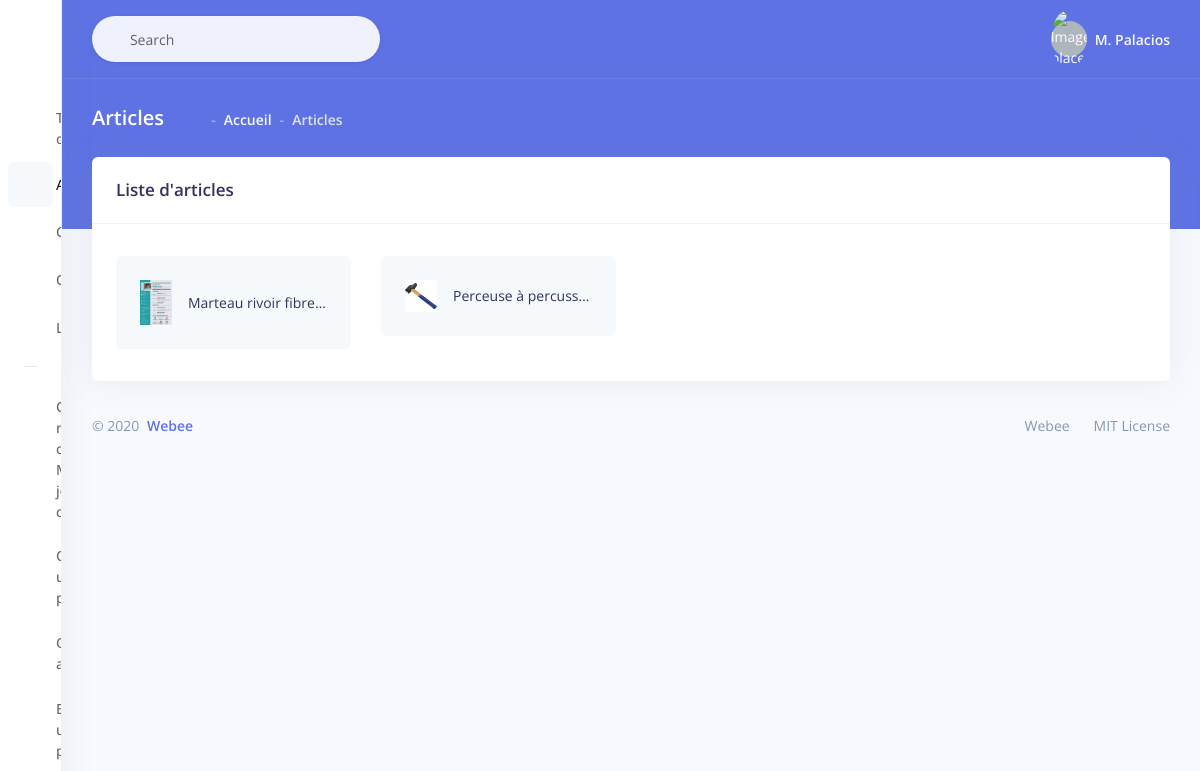
/articles/ (signed in), run on the app's committed database.
### fenouil/models.py (models this page shows, shortened)
class Item(models.Model):
    titre = models.CharField(max_length=100)
    prix = models.FloatField()
    photo = models.ImageField(null=True, blank=True)

### fenouil/views.py (the view)
# urls.py: path('articles/', views.articles, name="articles"),
def articles(request):
    if not request.user.is_authenticated:
        return render(request, 'fenouil/accueil.html')
    else:
        return render(request, 'fenouil/articles.html', {'items': items})

### templates/fenouil/articles.html (shortened to what this page needs)
{% load static %}
<!DOCTYPE html>
<html>
<head>
  <link rel="stylesheet" href="{% static 'assets/vendor/nucleo/css/nucleo.css' %}" type="text/css">
  <link rel="stylesheet" href="{% static 'assets/vendor/@fortawesome/fontawesome-free/css/all.min.css' %}" type="text/css">
  <link rel="stylesheet" href="{% static 'assets/css/argon.css' %}" type="text/css">
</head>
<body>
  <nav class="sidenav navbar navbar-vertical  fixed-left  navbar-expand-xs navbar-light bg-white" id="sidenav-main">
   <div class="scrollbar-inner">
      <div class="sidenav-header  align-items-center">
      </div>
      <div class="navbar-inner">
         <div class="collapse navbar-collapse" id="sidenav-collapse-main">
            <ul class="navbar-nav">
               <li class="nav-item">
                  <a class="nav-link" href="../">
                  <i class="ni ni-tv-2 text-primary"></i>
                  <span class="nav-link-text">Tableau de bord</span>
                  </a>
               </li>
               <li class="nav-item">
                  <a class="nav-link active" href="../articles">
                  <i class="ni ni-book-bookmark text-orange"></i>
                  <span class="nav-link-text">Articles</span>
                  </a>
               </li>
               <li class="nav-item">
                  <a class="nav-link" href="">
                  <i class="ni ni-cart text-default"></i>
                  <span class="nav-link-text">Commandes</span>
                  </a>
               </li>
               <li class="nav-item">
                  <a class="nav-link" href="../client">
                  <i class="ni ni-single-02 text-yellow"></i>
                  <span class="nav-link-text">Client</span>
                  </a>
               </li>
               <li class="nav-item">
                  <a class="nav-link" href="logout">
                  <i class="ni ni-key-25 text-info"></i>
                  <span class="nav-link-text">Logout</span>
                  </a>
               </li>
            </ul>
            <hr class="my-3">
            <ul class="navbar-nav mb-md-3">
               <li class="nav-item">
                  <a class="nav-link" href="" target="_blank">
                  <i class="ni ni-spaceship"></i>
                  <span class="nav-link-text">Cr&eacute;er un nouveau client - Mis a jour client</span>
                  </a>
               </li>
               <li class="nav-item">
                  <a class="nav-link" href="" target="_blank">
                  <i class="ni ni-palette"></i>
                  <span class="nav-link-text">Cr&eacute;er une publicit&eacute;</span>
                  </a>
               </li>
               <li class="nav-item">
                  <a class="nav-link" href="" target="_blank">
                  <i class="ni ni-ui-04"></i>
                  <span class="nav-link-text">Gestions anomalies</span>
                  </a>
               </li>
               <li class="nav-item">
                  <a class="nav-link" href="../../envoyer_publicite" target="_blank">
                  <i class="ni ni-send"></i>
                  <span class="nav-link-text">Envoyer une publicité</span>
                  </a>
               </li>
            </ul>
         </div>
      </div>
   </div>
</nav>
  <div class="main-content" id="panel">
    <nav class="navbar navbar-top navbar-expand navbar-dark bg-primary border-bottom">
      <div class="container-fluid">
        <div class="collapse navbar-collapse" id="navbarSupportedContent">
          <form class="navbar-search navbar-search-light form-inline mr-sm-3" id="navbar-search-main">
            <div class="form-group mb-0">
              <div class="input-group input-group-alternative input-group-merge">
                <div class="input-group-prepend">
                  <span class="input-group-text"><i class="fas fa-search"></i></span>
                </div>
                <input class="form-control" placeholder="Search" type="text">
              </div>
            </div>
          </form>
          <ul class="navbar-nav align-items-center  ml-auto ml-md-0 ">
            <li class="nav-item dropdown">
              <a class="nav-link pr-0" href="#" role="button" data-toggle="dropdown" aria-haspopup="true" aria-expanded="false">
                <div class="media align-items-center">
                  <span class="avatar avatar-sm rounded-circle">
                    <img alt="Image placeholder" src="{% static 'assets/img/theme/team-4.jpg' %}">
                  </span>
                  <div class="media-body  ml-2  d-none d-lg-block">
                    <span class="mb-0 text-sm  font-weight-bold">M. Palacios</span>
                  </div>
                </div>
              </a>
            </li>
          </ul>
        </div>
      </div>
    </nav>
    <div class="header bg-primary pb-6">
      <div class="container-fluid">
        <div class="header-body">
          <div class="row align-items-center py-4">
            <div class="col-lg-6 col-7">
              <h6 class="h2 text-white d-inline-block mb-0">Articles</h6>
              <nav aria-label="breadcrumb" class="d-none d-md-inline-block ml-md-4">
                <ol class="breadcrumb breadcrumb-links breadcrumb-dark">
                  <li class="breadcrumb-item"><a href="#"><i class="fas fa-home"></i></a></li>
                  <li class="breadcrumb-item"><a href="#">Accueil</a></li>
                  <li class="breadcrumb-item active" aria-current="page">Articles</li>
                </ol>
              </nav>
            </div>
          </div>
        </div>
      </div>
    </div>
    <div class="container-fluid mt--6">
      <div class="row justify-content-center">
        <div class=" col ">
          <div class="card">
            <div class="card-header bg-transparent">
              <h3 class="mb-0">Liste d'articles</h3>
            </div>
            <div class="card-body">
              <div class="row icon-examples">
                {% for item in items %}
                <div class="col-lg-3 col-md-6">
                  <button type="button" class="btn-icon-clipboard" data-clipboard-text="bus-front-12" title="{{ item.titre }}">
                    <div>
                      <img alt="{{ item.titre}}" src="{{ item.photo.url }}" style="width: 2em">
                      <span>{{ item.titre}} - {{ item.prix}}</span>
                    </div>
                  </button>
                </div>
                {% endfor %}
              </div>
            </div>
          </div>
        </div>
      </div>
      <footer class="footer pt-0">
        <div class="row align-items-center justify-content-lg-between">
          <div class="col-lg-6">
            <div class="copyright text-center  text-lg-left  text-muted">
              &copy; 2020 <a href="" class="font-weight-bold ml-1" target="_blank">Webee</a>
            </div>
          </div>
          <div class="col-lg-6">
            <ul class="nav nav-footer justify-content-center justify-content-lg-end">
              <li class="nav-item">
                <a href="https://www.creative-tim.com" class="nav-link" target="_blank">Webee</a>
              </li>
              <li class="nav-item">
                <a href="https://github.com/creativetimofficial/argon-dashboard/blob/master/LICENSE.md" class="nav-link" target="_blank">MIT License</a>
              </li>
            </ul>
          </div>
        </div>
      </footer>
    </div>
  </div>
</body>
</html>

### data on the page
Item: photo (picture), titre "Marteau rivoir fibre…"
Item: photo (picture), titre "Perceuse à percuss…"
